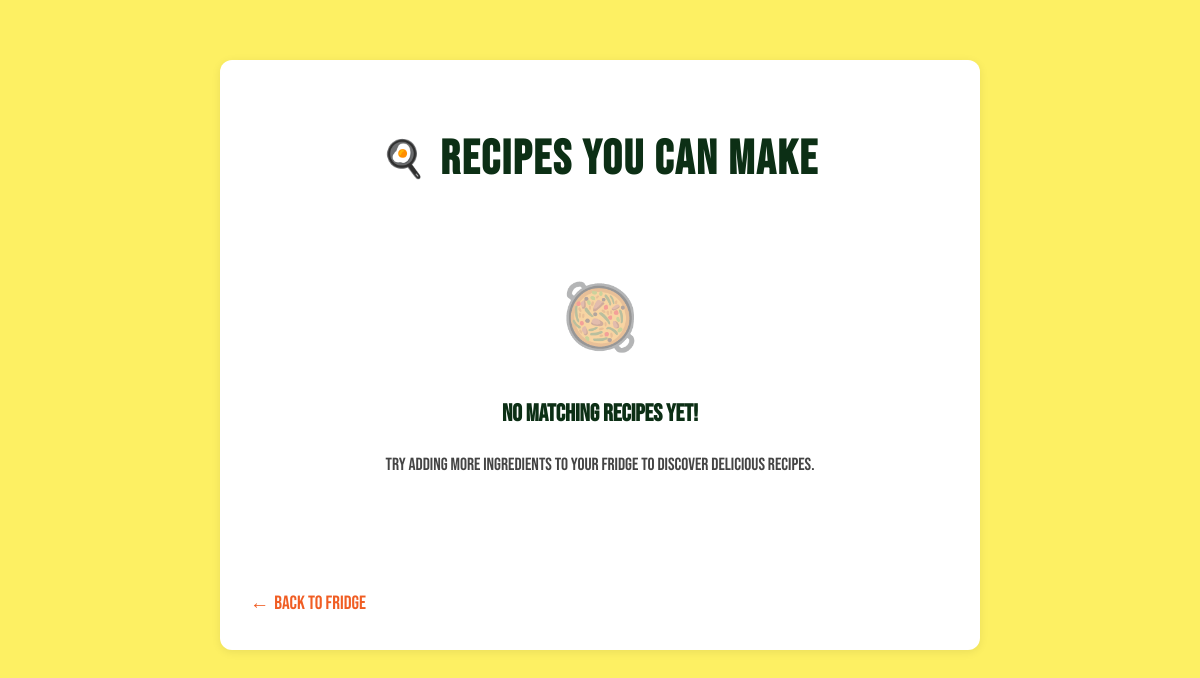
Before: /recipes (signed in) with the older database file.
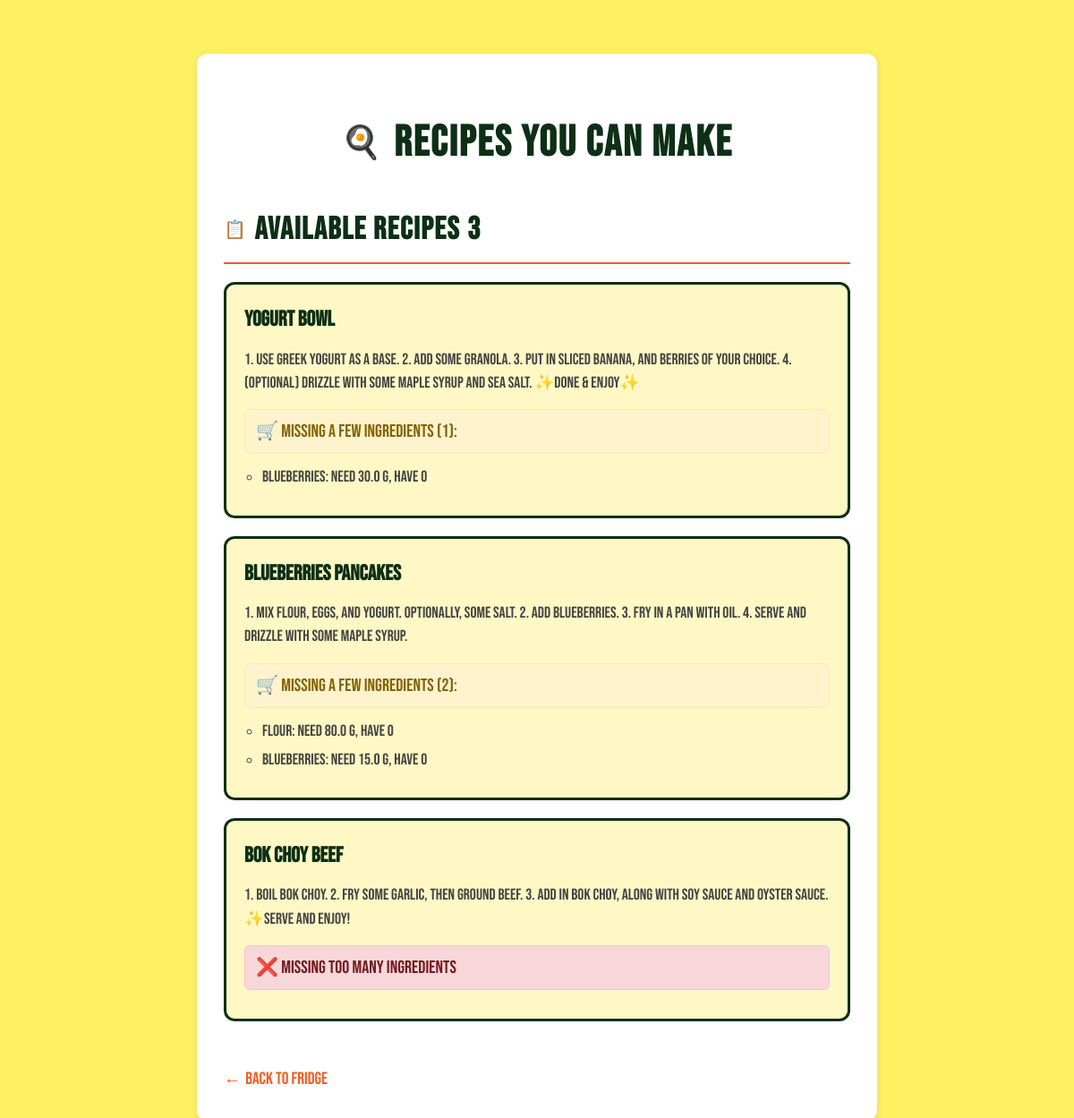
After: the same page with the newer database file.
### models.py (models this page shows, shortened)
class Recipe(db.Model):
    id = db.Column(db.Integer, primary_key=True)
    name = db.Column(db.String(120), nullable=False)
    instructions = db.Column(db.Text, nullable=False)
    user_id = db.Column(db.Integer, db.ForeignKey('user.id'), nullable=False)
    user = db.relationship("User", backref="recipes")

class RecipeIngredient(db.Model):
    id = db.Column(db.Integer, primary_key=True)
    recipe_id = db.Column(db.Integer, db.ForeignKey('recipe.id'), nullable=False)
    name = db.Column(db.String(80), nullable=False)
    quantity = db.Column(db.Float, nullable=False)
    unit = db.Column(db.String(20), nullable=False)
    recipe = db.relationship("Recipe", backref="ingredients_needed")

### app.py (the view, shortened to what this page needs)
@app.route('/recipes')
@login_required
def recipe_recommendations():
    recipes = Recipe.query.filter_by(user_id=current_user.id).all()
    fridge = Ingredient.query.filter_by(user_id=current_user.id).all()
    fridge_dict = {item.name.lower(): item for item in fridge}
    entries = []
    for recipe in recipes:
        missing = []
        can_make = True
        for req in recipe.ingredients_needed:
            in_fridge = fridge_dict.get(req.name.lower())
            if not in_fridge:
                missing.append({
                    'name': req.name,
                    'needed': req.quantity,
                    'unit': req.unit,
                    'available': 0
                })
                can_make = False
            else:
                converted_available = convert_unit(in_fridge.quantity, in_fridge.unit, req.unit)
        entries.append({
            'recipe': recipe,
            'can_make': can_make,
            'almost_can_make': len(missing) <= 2,
            'missing_ingredients': missing
        })
    return render_template('recipes.html', entries=entries)

### app.py (called while the page is built, shortened)
@login_manager.user_loader
def load_user(user_id):
    return User.query.get(int(user_id))

def convert_unit(amount, from_unit, to_unit):
    if from_unit == to_unit:
        return amount

### templates/recipes.html (shortened to what this page needs)
<!DOCTYPE html>
<html lang="en">
<head>
</head>
<body>
    <div class="container">
        <h1>Recipes You Can Make</h1>
        <div class="recipes-section">
            {% if entries %}
                <h2 class="section-title">
                    Available Recipes
                    <span class="ingredient-count">{{ entries|length }}</span>
                </h2>
                <ul class="recipes-list">
                    {% for entry in entries %}
                        <li class="recipe-item">
                            <div class="recipe-name">{{ entry.recipe.name }}</div>
                            <div class="recipe-instructions">{{ entry.recipe.instructions }}</div>
                            {% if entry.can_make %}
                                <p class="status-message success">✅ You have all the ingredients!</p>
                                <form action="/make_recipe/{{ entry.recipe.id }}" method="POST" style="display:inline;">
                                    <button type="submit" class="make-recipe-btn">🍳 Make Recipe</button>
                                </form>
                            {% elif entry.almost_can_make %}
                                <p class="status-message warning">🛒 Missing a few ingredients ({{ entry.missing_ingredients|length }}):</p>
                                <ul class="missing-ingredients">
                                    {% for item in entry.missing_ingredients %}
                                        <li>{{ item.name }}: Need {{ item.needed }} {{ item.unit }}, have {{ item.available }}</li>
                                    {% endfor %}
                                </ul>
                            {% else %}
                                <p class="status-message error">❌ Missing too many ingredients</p>
                            {% endif %}
                        </li>
                    {% endfor %}
                </ul>
            {% else %}
                <div class="empty-state">
                    <div class="empty-state-icon">🥘</div>
                    <h3>No matching recipes yet!</h3>
                    <p>Try adding more ingredients to your fridge to discover delicious recipes.</p>
                </div>
            {% endif %}
        </div>
        <a href="/" class="back-link">Back to Fridge</a>
    </div>
</body>
</html>

Changed rows visible on the page:
added Recipe: recipe.name "yogurt bowl", recipe.instructions "1. Use Greek yogurt as a base. 2. Add some granola. 3. Put in sliced banana, and berries of your choice. 4. (Optional) Drizzle with some maple syrup and sea salt. ✨Done & enjoy✨"
added RecipeIngredient: name "blueberries", needed "30.0", unit "g", available "0", shown under "yogurt bowl"
added Recipe: recipe.name "Blueberries Pancakes", recipe.instructions "1. Mix flour, eggs, and yogurt. Optionally, some salt. 2. Add blueberries. 3. Fry in a pan with oil. 4. Serve and drizzle with some maple syrup."
added RecipeIngredient: name "flour", needed "80.0", unit "g", available "0", shown under "Blueberries Pancakes"
added RecipeIngredient: name "blueberries", needed "15.0", unit "g", available "0", shown under "Blueberries Pancakes"
added Recipe: recipe.name "Bok choy beef", recipe.instructions "1. Boil bok choy. 2. Fry some garlic, then ground beef. 3. Add in bok choy, along with soy sauce and oyster sauce. ✨Serve and enjoy!"
Other visible differences:
{{ entries|length }}: (not shown) → "3"
text no longer shown: "🥘 No matching recipes yet! Try adding more ingredients to your fridge to discover delicious recipes."
text now shown: "Available Recipes"
new list line: "🛒 Missing a few ingredients ( 1 ):"
new list line: "🛒 Missing a few ingredients ( 2 ):"
new list line: "❌ Missing too many ingredients"
